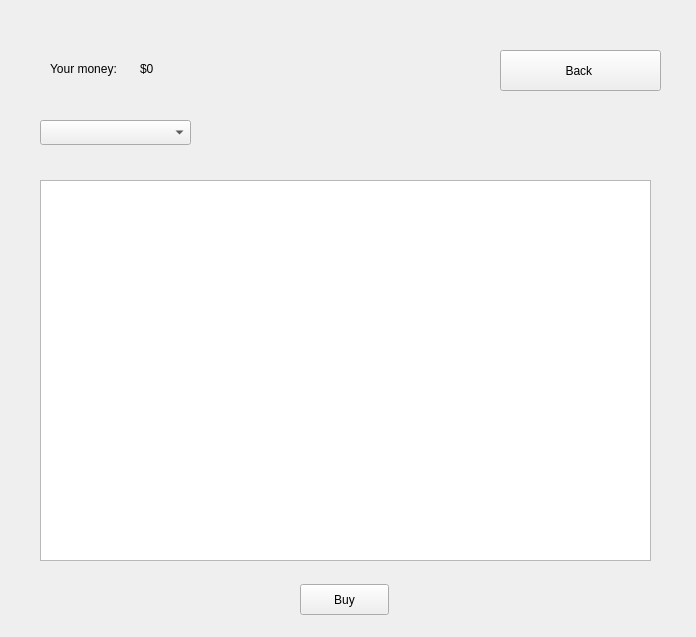
<?xml version="1.0" encoding="UTF-8"?>
<ui version="4.0">
 <class>CustomerWindow</class>
 <widget class="QWidget" name="CustomerWindow">
  <property name="geometry">
   <rect>
    <x>0</x>
    <y>0</y>
    <width>696</width>
    <height>637</height>
   </rect>
  </property>
  <property name="windowTitle">
   <string>Form</string>
  </property>
  <widget class="QPushButton" name="backToLoginWindowFromCustomerButton">
   <property name="geometry">
    <rect>
     <x>500</x>
     <y>50</y>
     <width>161</width>
     <height>41</height>
    </rect>
   </property>
   <property name="text">
    <string>Back </string>
   </property>
  </widget>
  <widget class="QLabel" name="label_2">
   <property name="geometry">
    <rect>
     <x>50</x>
     <y>60</y>
     <width>101</width>
     <height>17</height>
    </rect>
   </property>
   <property name="text">
    <string>Your money: </string>
   </property>
  </widget>
  <widget class="QLabel" name="moneyLabel">
   <property name="geometry">
    <rect>
     <x>140</x>
     <y>60</y>
     <width>67</width>
     <height>17</height>
    </rect>
   </property>
   <property name="text">
    <string>$0</string>
   </property>
  </widget>
  <widget class="QLabel" name="regulatCustomerTotalCostLabel">
   <property name="geometry">
    <rect>
     <x>220</x>
     <y>60</y>
     <width>261</width>
     <height>21</height>
    </rect>
   </property>
   <property name="text">
    <string/>
   </property>
  </widget>
  <widget class="QLabel" name="regulaCustomerGreetingLabel">
   <property name="geometry">
    <rect>
     <x>280</x>
     <y>20</y>
     <width>121</width>
     <height>20</height>
    </rect>
   </property>
   <property name="text">
    <string/>
   </property>
  </widget>
  <widget class="QComboBox" name="productListComboBox">
   <property name="geometry">
    <rect>
     <x>40</x>
     <y>120</y>
     <width>151</width>
     <height>25</height>
    </rect>
   </property>
  </widget>
  <widget class="QPushButton" name="buyProductPushButton">
   <property name="geometry">
    <rect>
     <x>300</x>
     <y>584</y>
     <width>89</width>
     <height>31</height>
    </rect>
   </property>
   <property name="text">
    <string>Buy</string>
   </property>
  </widget>
  <widget class="QTableWidget" name="productTableWidget">
   <property name="geometry">
    <rect>
     <x>40</x>
     <y>180</y>
     <width>611</width>
     <height>381</height>
    </rect>
   </property>
  </widget>
 </widget>
 <resources/>
 <connections/>
</ui>
